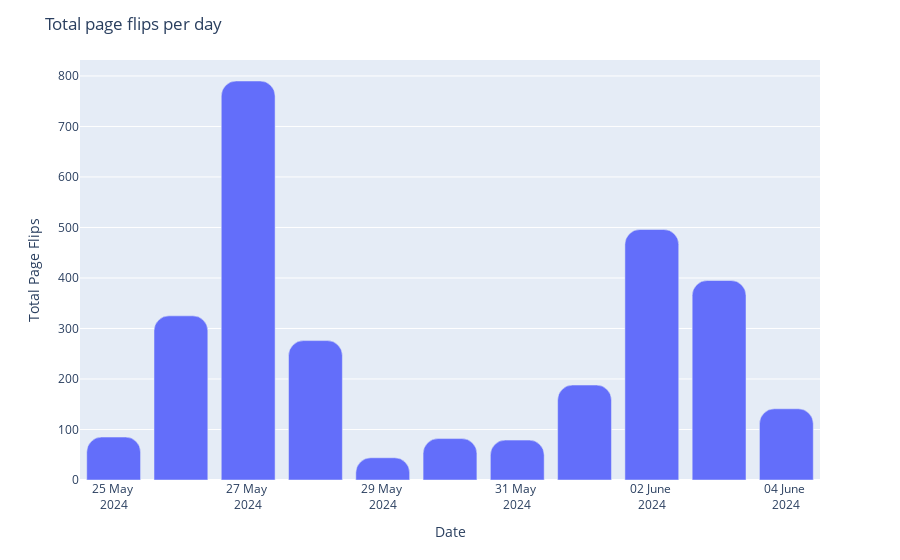

Write notebook code for a chart like this one.
### Code cell
x = kindle_data.groupby(['Date']).sum()
x['duration'] = x['duration'] + pd.to_datetime('1970/01/01')

fig = x.plot(y='number_of_page_flips', x=x.index, kind='bar')
fig.update_layout(
    title = 'Total page flips per day',
    yaxis_title = "Total Page Flips",
    xaxis_tickformat = '%d %B <br>%Y',
    barcornerradius=15
)

### Figure 1 — Plotly figure (JSON) as saved in the notebook; plotly's stock layout.template omitted (floating-point values rounded to 4 significant figures)
{"data": [{"alignmentgroup": "True", "hovertemplate": "Date=%{x}<br>number_of_page_flips=%{y}<extra></extra>", "legendgroup": "", "marker": {"color": "#636efa", "pattern": {"shape": ""}}, "name": "", "offsetgroup": "", "orientation": "v", "showlegend": false, "textposition": "auto", "type": "bar", "x": ["2024-05-25", "2024-05-26", "2024-05-27", "2024-05-28", "2024-05-29", "2024-05-30", "2024-05-31", "2024-06-01", "2024-06-02", "2024-06-03", "2024-06-04"], "xaxis": "x", "y": [85, 325, 790, 276, 44, 82, 79, 188, 496, 395, 141], "yaxis": "y"}], "layout": {"barcornerradius": 15, "barmode": "relative", "legend": {"tracegroupgap": 0}, "margin": {"t": 60}, "title": {"text": "Total page flips per day"}, "xaxis": {"anchor": "y", "domain": [0, 1], "tickformat": "%d %B <br>%Y", "title": {"text": "Date"}}, "yaxis": {"anchor": "x", "domain": [0, 1], "title": {"text": "Total Page Flips"}}}}
